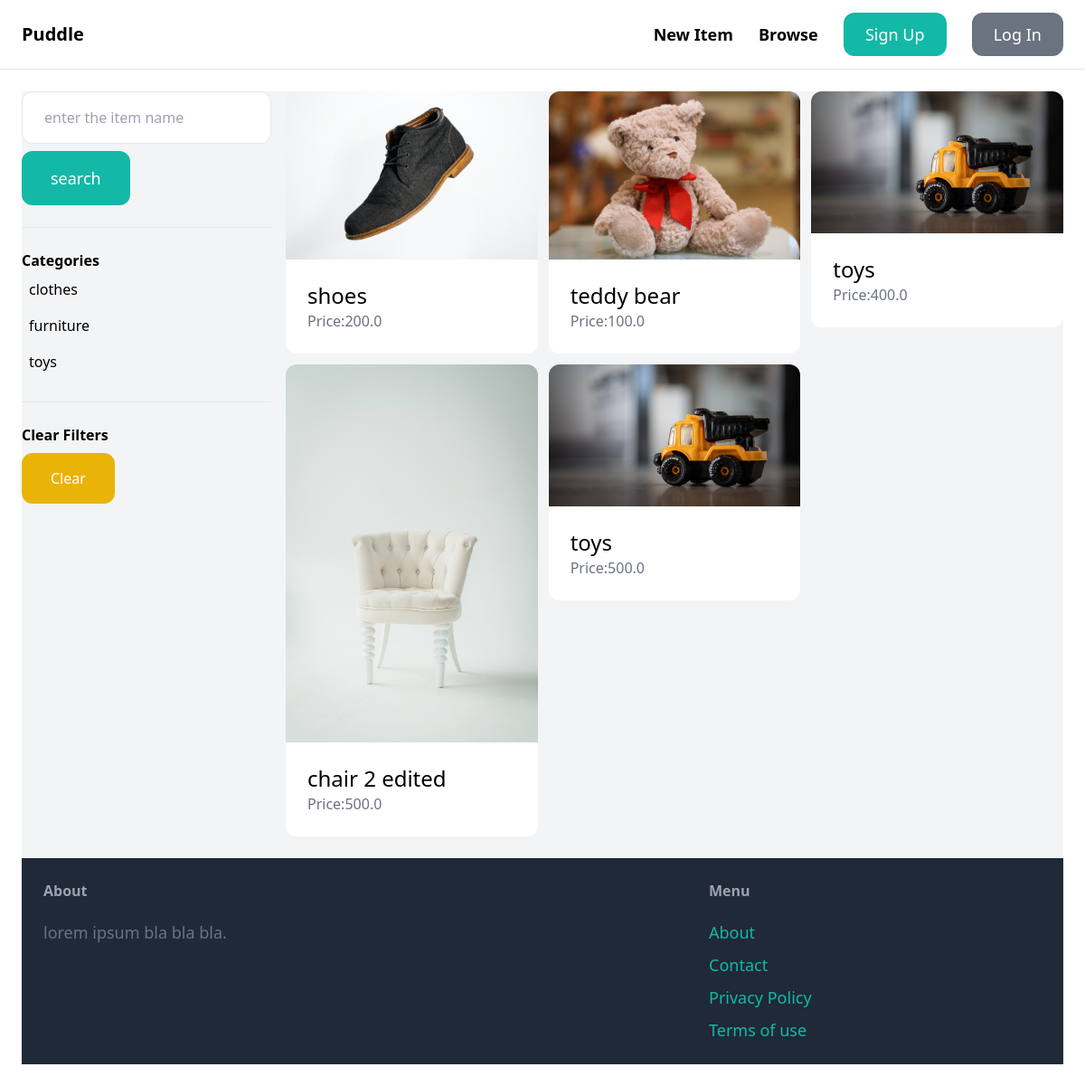
The app's page /items/ with its own data.
### item/models.py (models this page shows, shortened)
class Category(models.Model):
    name = models.CharField(max_length=255)
    class Meta:
        ordering = ('name',)
        verbose_name_plural = "Catagories"

class Item(models.Model):
    category = models.ForeignKey(Category,related_name='items',on_delete=models.CASCADE)
    name = models.CharField(max_length=255)
    description = models.TextField(blank=True,null= True)
    price = models.FloatField()
    image = models.ImageField(upload_to='item_images',blank=True,null=True)
    is_sold = models.BooleanField(default=False)
    created_by = models.ForeignKey(User,related_name='items',on_delete=models.CASCADE)
    created_at = models.DateTimeField(auto_now_add=True)

### item/views.py (the view)
# urls.py: path('',views.items,name='items'),
def items(request):
    query = request.GET.get('query','')
    category_id = request.GET.get('category_id',0)
    categories = Category.objects.all()
    items = Item.objects.filter(is_sold=False)
    if category_id:
        items = items.filter(category_id=category_id)
    if query:
        items = items.filter(Q(name__icontains=query)| Q(description__icontains=query))
    return render(request, 'item/items.html',{
        'items' : items,
        'query' : query,
        'categories' : categories,
        'category_id':int(category_id)
        })

### item/templates/item/items.html (shortened to what this page needs)
{% extends 'core/base.html' %}
{% block content %}
<div class="pb-6 grid grid-cols-4 gap-4 bg-gray-100">
    <div class="col-span-1 ">
        <form method="get" action="{% url 'item:items' %}">
            <input name="query" class="w-full py-4 px-6 border rounded-xl" type="text" value="{{query}}" placeholder="enter the item name">
            <button class="mt-2 py-4 px-8 text-lg bg-teal-500 text-white rounded-xl">search</button>
        </form>
        <hr class="my-6">
        <p class="font-semibold">Categories</p>
        <ul>
            {% for category in categories %}
                 <li class="py-2 px-2 rounded-xl{% if category.id == category_id %} bg-gray-200{% endif %}">
                    <a href="{% url 'item:items' %}?query={{query}}&category={{category.id}}">{{category.name}}
            {% endfor %}
        </ul>
        <hr class="my-6">
        <p class="font-semibold">Clear Filters</p>
        <ul>
            <li><a href="{% url 'item:items' %}" class="mt-2 py-4 px-8 inline-block bg-yellow-500 text-lh rounded-xl text-white">Clear</a>
    </div>
    <div class="col-span-3">
        <div class="grid grid-cols-3 gap-3">
    {% for item in items %}
    <div>
    <a href="{% url 'item:detail' item.id %}">
        <div>
            <img src="{{item.image.url}}" class="rounded-t-xl">
        </div>
    <div class="p-6 bg-white rounded-b-xl">
    <h2 class="text-2xl">{{item.name}}</h2>
    <p class="text-gray-500">Price:{{item.price}}</p>
</div>
</a>
</div>
    {% endfor %}
</div>
    </div>
{% endblock content %}

### core/templates/core/base.html (shortened to what this page needs)
<!DOCTYPE html>
<html>
    <head>
            <script src="https://cdn.tailwindcss.com" async defer></script>
        <link rel="stylesheet" href="">
    </head>
    <body>
        <nav class="py-6 px-6 flex justify-between items-center border-b border-grey-200">
            <a href="/" class="text-xl font-semibold">Puddle</a>
            <div class="space-x-6">
                <a href="{% url 'item:new' %}" class="text-lg font-semibold hover:text-gray-500">New Item</a>
                <a href="{% url 'item:items' %}" class="text-lg font-semibold hover:text-gray-500">Browse</a>
                {% if request.user.is_authenticated %}
                <a href='{% url 'conversation:inbox' %}' class="px-6 py-3 text-lg font-semihold bg-teal-500 text-white rounded-xl hovering:bg-teal-700">Inbox</a>
                <a href='{% url 'dashboard:index' %}' class="px-6 py-3 text-lg font-semihold bg-gray-500 text-white rounded-xl hovering:bg-teal-700">DashBoard</a>
                {% else %}
                    <a href='{% url 'core:signup' %}' class="px-6 py-3 text-lg font-semihold bg-teal-500 text-white rounded-xl hovering:bg-teal-700">Sign Up</a>
                    <a href='{% url 'core:login' %}' class="px-6 py-3 text-lg font-semihold bg-gray-500 text-white rounded-xl hovering:bg-teal-700">Log In</a>
                {% endif %}
        </nav>
<div class="px-6 py-6">
{% block content %}
{% endblock content %}
</div>
<footer class="py-6 px-6 flex justify-betweeen bg-gray-800">
    <div class="w-2/3 pr-10">
        <h3 class="mb-5 font-semibold text-gray-400">About</h3>
        <p class="text-lg text-gray-500">lorem ipsum bla bla bla.
        </div>
<div class="w-1/3">
    <h3 class="mb-5 font-semibold text-gray-400">Menu</h3>
    <ul class="space-y-2">
        <li><a href="#" class="text-lg text-teal-500 hover:text-teal-700">About</a>
        <li><a href="{% url 'core:contact' %}" class="text-lg text-teal-500 hover:text-teal-700">Contact</a>
        <li><a href="#" class="text-lg text-teal-500 hover:text-teal-700">Privacy Policy</a>
        <li><a href="#" class="text-lg text-teal-500 hover:text-teal-700" >Terms of use</a>
        </ul>
    </div>
</footer>
    </body>
</html>

### records on screen
Category: name "clothes"
Category: name "furniture"
Category: name "toys"
Item: image (picture), name "shoes", price "200.0"
Item: image (picture), name "teddy bear", price "100.0"
Item: image (picture), name "toys", price "400.0"
Item: image (picture), name "chair 2 edited", price "500.0"
Item: image (picture), name "toys", price "500.0"
